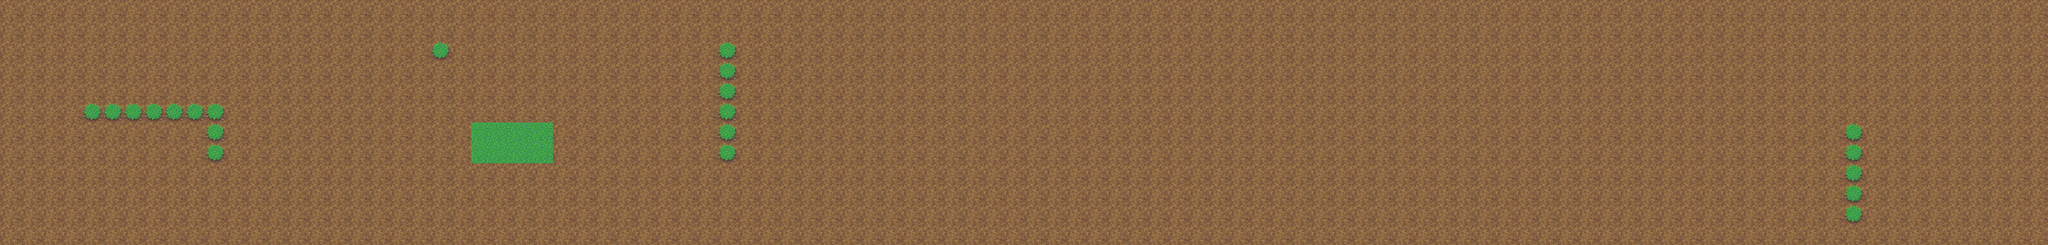

Rendered tile map (Tiled .tmx) drawn with the repository's tilesets; below, a short description and the map source with its tile grids summarised:
An orthogonal 100x12 tile map with 64x64 px tiles, 1 tile layer (bg).

<map version="1.0" orientation="orthogonal" width="100" height="12" tilewidth="64" tileheight="64">
 <tileset firstgid="1" name="grass-tiles-2-small" tilewidth="64" tileheight="64">
  <image source="grass-tiles-2-small.png" width="384" height="192" />
  <tile id="0">
   <properties>
    <property name="Collision" value="true" />
   </properties>
  </tile>
  <tile id="2">
   <properties>
    <property name="Collision" value="true" />
   </properties>
  </tile>
 </tileset>
 <layer name="bg" width="100" height="12">
  <data>[1200 cells, 1200 non-empty, 3 distinct tile ids]</data>
 </layer>
</map>
